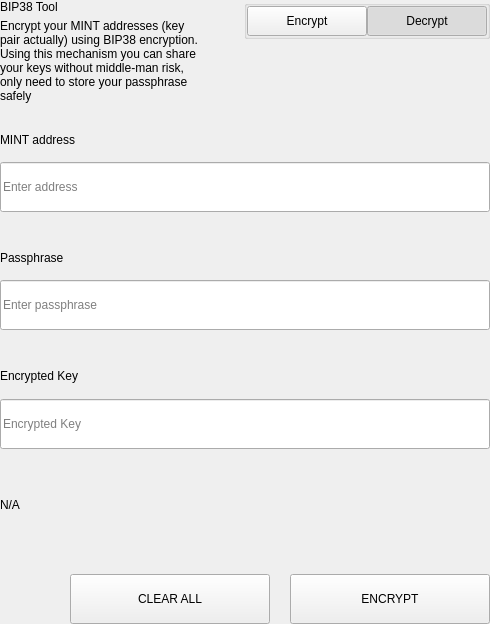
<?xml version="1.0" encoding="UTF-8"?>
<ui version="4.0">
 <class>SettingsBitToolWidget</class>
 <widget class="QWidget" name="SettingsBitToolWidget">
  <property name="geometry">
   <rect>
    <x>0</x>
    <y>0</y>
    <width>490</width>
    <height>624</height>
   </rect>
  </property>
  <property name="windowTitle">
   <string>Form</string>
  </property>
  <layout class="QVBoxLayout" name="verticalLayout">
   <property name="spacing">
    <number>0</number>
   </property>
   <property name="leftMargin">
    <number>0</number>
   </property>
   <property name="topMargin">
    <number>0</number>
   </property>
   <property name="rightMargin">
    <number>0</number>
   </property>
   <property name="bottomMargin">
    <number>0</number>
   </property>
   <item>
    <widget class="QWidget" name="left" native="true">
     <layout class="QVBoxLayout" name="verticalLayout_3">
      <property name="leftMargin">
       <number>0</number>
      </property>
      <property name="topMargin">
       <number>0</number>
      </property>
      <property name="rightMargin">
       <number>0</number>
      </property>
      <property name="bottomMargin">
       <number>0</number>
      </property>
      <item>
       <layout class="QVBoxLayout" name="verticalLayout_2">
        <property name="spacing">
         <number>0</number>
        </property>
        <item>
         <layout class="QHBoxLayout" name="horizontalLayout_3" stretch="3,1">
          <property name="spacing">
           <number>40</number>
          </property>
          <item>
           <layout class="QVBoxLayout" name="verticalLayoutTitle">
            <property name="spacing">
             <number>5</number>
            </property>
            <item>
             <widget class="QLabel" name="labelTitle">
              <property name="text">
               <string>BIP38 Tool</string>
              </property>
             </widget>
            </item>
            <item>
             <widget class="QLabel" name="labelSubtitle1">
              <property name="text">
               <string>Encrypt your MINT addresses (key pair actually) using BIP38 encryption.
Using this mechanism you can share your keys without middle-man risk, only need to store your passphrase safely</string>
              </property>
              <property name="wordWrap">
               <bool>true</bool>
              </property>
             </widget>
            </item>
           </layout>
          </item>
          <item alignment="Qt::AlignTop">
           <widget class="QGroupBox" name="groupBox">
            <property name="title">
             <string/>
            </property>
            <property name="alignment">
             <set>Qt::AlignLeading|Qt::AlignLeft|Qt::AlignTop</set>
            </property>
            <layout class="QHBoxLayout" name="horizontalLayout_4">
             <property name="spacing">
              <number>0</number>
             </property>
             <property name="leftMargin">
              <number>0</number>
             </property>
             <property name="topMargin">
              <number>0</number>
             </property>
             <property name="rightMargin">
              <number>0</number>
             </property>
             <property name="bottomMargin">
              <number>0</number>
             </property>
             <item>
              <spacer name="horizontalSpacer">
               <property name="orientation">
                <enum>Qt::Horizontal</enum>
               </property>
               <property name="sizeHint" stdset="0">
                <size>
                 <width>40</width>
                 <height>20</height>
                </size>
               </property>
              </spacer>
             </item>
             <item>
              <widget class="QPushButton" name="pushLeft">
               <property name="minimumSize">
                <size>
                 <width>120</width>
                 <height>30</height>
                </size>
               </property>
               <property name="maximumSize">
                <size>
                 <width>120</width>
                 <height>30</height>
                </size>
               </property>
               <property name="focusPolicy">
                <enum>Qt::NoFocus</enum>
               </property>
               <property name="text">
                <string>Encrypt</string>
               </property>
               <property name="checkable">
                <bool>true</bool>
               </property>
               <property name="autoExclusive">
                <bool>true</bool>
               </property>
              </widget>
             </item>
             <item>
              <widget class="QPushButton" name="pushRight">
               <property name="minimumSize">
                <size>
                 <width>120</width>
                 <height>30</height>
                </size>
               </property>
               <property name="maximumSize">
                <size>
                 <width>120</width>
                 <height>30</height>
                </size>
               </property>
               <property name="focusPolicy">
                <enum>Qt::NoFocus</enum>
               </property>
               <property name="text">
                <string>Decrypt</string>
               </property>
               <property name="checkable">
                <bool>true</bool>
               </property>
               <property name="checked">
                <bool>true</bool>
               </property>
               <property name="autoExclusive">
                <bool>true</bool>
               </property>
              </widget>
             </item>
            </layout>
           </widget>
          </item>
         </layout>
        </item>
        <item>
         <widget class="QStackedWidget" name="stackedWidget">
          <property name="currentIndex">
           <number>1</number>
          </property>
          <widget class="QWidget" name="pageDecrypt">
           <layout class="QVBoxLayout" name="verticalLayout_5">
            <property name="spacing">
             <number>0</number>
            </property>
            <property name="leftMargin">
             <number>0</number>
            </property>
            <property name="topMargin">
             <number>0</number>
            </property>
            <property name="rightMargin">
             <number>0</number>
            </property>
            <property name="bottomMargin">
             <number>0</number>
            </property>
            <item>
             <widget class="QWidget" name="widget" native="true">
              <property name="minimumSize">
               <size>
                <width>0</width>
                <height>100</height>
               </size>
              </property>
              <layout class="QVBoxLayout" name="verticalLayout_4">
               <property name="spacing">
                <number>0</number>
               </property>
               <property name="leftMargin">
                <number>0</number>
               </property>
               <property name="topMargin">
                <number>0</number>
               </property>
               <property name="rightMargin">
                <number>0</number>
               </property>
               <property name="bottomMargin">
                <number>0</number>
               </property>
               <item>
                <spacer name="verticalSpacer_2">
                 <property name="orientation">
                  <enum>Qt::Vertical</enum>
                 </property>
                 <property name="sizeType">
                  <enum>QSizePolicy::Fixed</enum>
                 </property>
                 <property name="sizeHint" stdset="0">
                  <size>
                   <width>20</width>
                   <height>20</height>
                  </size>
                 </property>
                </spacer>
               </item>
               <item>
                <layout class="QHBoxLayout" name="horizontalLayout_6" stretch="2">
                 <property name="spacing">
                  <number>0</number>
                 </property>
                 <item>
                  <layout class="QVBoxLayout" name="verticalLayout_7">
                   <property name="spacing">
                    <number>9</number>
                   </property>
                   <item>
                    <widget class="QLabel" name="labelSubtitleKey">
                     <property name="minimumSize">
                      <size>
                       <width>0</width>
                       <height>20</height>
                      </size>
                     </property>
                     <property name="maximumSize">
                      <size>
                       <width>16777215</width>
                       <height>20</height>
                      </size>
                     </property>
                     <property name="text">
                      <string>Encrypted key</string>
                     </property>
                    </widget>
                   </item>
                   <item>
                    <widget class="QLineEdit" name="lineEditKey">
                     <property name="minimumSize">
                      <size>
                       <width>0</width>
                       <height>50</height>
                      </size>
                     </property>
                     <property name="maximumSize">
                      <size>
                       <width>16777215</width>
                       <height>50</height>
                      </size>
                     </property>
                     <property name="placeholderText">
                      <string>Enter a encrypted key</string>
                     </property>
                    </widget>
                   </item>
                  </layout>
                 </item>
                </layout>
               </item>
               <item>
                <spacer name="verticalSpacer_3">
                 <property name="orientation">
                  <enum>Qt::Vertical</enum>
                 </property>
                 <property name="sizeType">
                  <enum>QSizePolicy::Fixed</enum>
                 </property>
                 <property name="sizeHint" stdset="0">
                  <size>
                   <width>20</width>
                   <height>20</height>
                  </size>
                 </property>
                </spacer>
               </item>
               <item>
                <layout class="QVBoxLayout" name="verticalLayout_9">
                 <property name="spacing">
                  <number>9</number>
                 </property>
                 <item>
                  <widget class="QLabel" name="labelSubtitlePassphrase">
                   <property name="maximumSize">
                    <size>
                     <width>16777215</width>
                     <height>20</height>
                    </size>
                   </property>
                   <property name="text">
                    <string>Passphrase</string>
                   </property>
                  </widget>
                 </item>
                 <item>
                  <widget class="QLineEdit" name="lineEditPassphrase">
                   <property name="minimumSize">
                    <size>
                     <width>0</width>
                     <height>50</height>
                    </size>
                   </property>
                   <property name="maximumSize">
                    <size>
                     <width>16777215</width>
                     <height>50</height>
                    </size>
                   </property>
                   <property name="placeholderText">
                    <string>Enter a passphrase</string>
                   </property>
                  </widget>
                 </item>
                </layout>
               </item>
               <item>
                <spacer name="verticalSpacer_4">
                 <property name="orientation">
                  <enum>Qt::Vertical</enum>
                 </property>
                 <property name="sizeType">
                  <enum>QSizePolicy::Fixed</enum>
                 </property>
                 <property name="sizeHint" stdset="0">
                  <size>
                   <width>20</width>
                   <height>20</height>
                  </size>
                 </property>
                </spacer>
               </item>
               <item>
                <widget class="QWidget" name="widget_3" native="true">
                 <property name="sizePolicy">
                  <sizepolicy hsizetype="Preferred" vsizetype="Fixed">
                   <horstretch>0</horstretch>
                   <verstretch>0</verstretch>
                  </sizepolicy>
                 </property>
                 <layout class="QVBoxLayout" name="verticalLayout_10">
                  <property name="spacing">
                   <number>9</number>
                  </property>
                  <property name="leftMargin">
                   <number>0</number>
                  </property>
                  <property name="topMargin">
                   <number>0</number>
                  </property>
                  <property name="rightMargin">
                   <number>0</number>
                  </property>
                  <property name="bottomMargin">
                   <number>0</number>
                  </property>
                  <item>
                   <widget class="QLabel" name="labelSubtitleDecryptResult">
                    <property name="minimumSize">
                     <size>
                      <width>0</width>
                      <height>20</height>
                     </size>
                    </property>
                    <property name="maximumSize">
                     <size>
                      <width>16777215</width>
                      <height>20</height>
                     </size>
                    </property>
                    <property name="text">
                     <string>Decrypted address result</string>
                    </property>
                   </widget>
                  </item>
                  <item>
                   <widget class="QWidget" name="widget_4" native="true">
                    <layout class="QHBoxLayout" name="horizontalLayout" stretch="6,0,1">
                     <property name="spacing">
                      <number>0</number>
                     </property>
                     <property name="leftMargin">
                      <number>0</number>
                     </property>
                     <property name="topMargin">
                      <number>0</number>
                     </property>
                     <property name="rightMargin">
                      <number>0</number>
                     </property>
                     <property name="bottomMargin">
                      <number>0</number>
                     </property>
                     <item alignment="Qt::AlignVCenter">
                      <widget class="QLineEdit" name="lineEditDecryptResult">
                       <property name="minimumSize">
                        <size>
                         <width>0</width>
                         <height>50</height>
                        </size>
                       </property>
                       <property name="maximumSize">
                        <size>
                         <width>16777215</width>
                         <height>50</height>
                        </size>
                       </property>
                       <property name="placeholderText">
                        <string>Decrypted Address</string>
                       </property>
                      </widget>
                     </item>
                     <item>
                      <spacer name="horizontalSpacer_4">
                       <property name="orientation">
                        <enum>Qt::Horizontal</enum>
                       </property>
                       <property name="sizeType">
                        <enum>QSizePolicy::Fixed</enum>
                       </property>
                       <property name="sizeHint" stdset="0">
                        <size>
                         <width>20</width>
                         <height>50</height>
                        </size>
                       </property>
                      </spacer>
                     </item>
                     <item>
                      <widget class="QPushButton" name="pushButtonImport">
                       <property name="minimumSize">
                        <size>
                         <width>140</width>
                         <height>40</height>
                        </size>
                       </property>
                       <property name="text">
                        <string>Import Address</string>
                       </property>
                      </widget>
                     </item>
                    </layout>
                   </widget>
                  </item>
                 </layout>
                </widget>
               </item>
               <item>
                <widget class="QLabel" name="statusLabel_DEC">
                 <property name="maximumSize">
                  <size>
                   <width>16777215</width>
                   <height>40</height>
                  </size>
                 </property>
                 <property name="text">
                  <string/>
                 </property>
                </widget>
               </item>
               <item>
                <spacer name="verticalSpacer">
                 <property name="orientation">
                  <enum>Qt::Vertical</enum>
                 </property>
                 <property name="sizeType">
                  <enum>QSizePolicy::Preferred</enum>
                 </property>
                 <property name="sizeHint" stdset="0">
                  <size>
                   <width>20</width>
                   <height>20</height>
                  </size>
                 </property>
                </spacer>
               </item>
               <item>
                <layout class="QHBoxLayout" name="horizontalLayout_7">
                 <property name="spacing">
                  <number>0</number>
                 </property>
                 <item>
                  <spacer name="horizontalSpacer_5">
                   <property name="orientation">
                    <enum>Qt::Horizontal</enum>
                   </property>
                   <property name="sizeType">
                    <enum>QSizePolicy::Expanding</enum>
                   </property>
                   <property name="sizeHint" stdset="0">
                    <size>
                     <width>40</width>
                     <height>20</height>
                    </size>
                   </property>
                  </spacer>
                 </item>
                 <item>
                  <widget class="QPushButton" name="pushButtonDecryptClear">
                   <property name="minimumSize">
                    <size>
                     <width>200</width>
                     <height>50</height>
                    </size>
                   </property>
                   <property name="maximumSize">
                    <size>
                     <width>200</width>
                     <height>50</height>
                    </size>
                   </property>
                   <property name="text">
                    <string>CLEAR</string>
                   </property>
                  </widget>
                 </item>
                 <item>
                  <spacer name="horizontalSpacer_3">
                   <property name="orientation">
                    <enum>Qt::Horizontal</enum>
                   </property>
                   <property name="sizeType">
                    <enum>QSizePolicy::Fixed</enum>
                   </property>
                   <property name="sizeHint" stdset="0">
                    <size>
                     <width>20</width>
                     <height>20</height>
                    </size>
                   </property>
                  </spacer>
                 </item>
                 <item>
                  <widget class="QPushButton" name="pushButtonDecrypt">
                   <property name="minimumSize">
                    <size>
                     <width>200</width>
                     <height>50</height>
                    </size>
                   </property>
                   <property name="maximumSize">
                    <size>
                     <width>200</width>
                     <height>50</height>
                    </size>
                   </property>
                   <property name="text">
                    <string>DECRYPT KEY</string>
                   </property>
                  </widget>
                 </item>
                </layout>
               </item>
              </layout>
             </widget>
            </item>
           </layout>
          </widget>
          <widget class="QWidget" name="pageEncrypt">
           <layout class="QVBoxLayout" name="verticalLayout_11">
            <property name="spacing">
             <number>0</number>
            </property>
            <property name="leftMargin">
             <number>0</number>
            </property>
            <property name="topMargin">
             <number>0</number>
            </property>
            <property name="rightMargin">
             <number>0</number>
            </property>
            <property name="bottomMargin">
             <number>0</number>
            </property>
            <item>
             <spacer name="verticalSpacer_8">
              <property name="orientation">
               <enum>Qt::Vertical</enum>
              </property>
              <property name="sizeType">
               <enum>QSizePolicy::Fixed</enum>
              </property>
              <property name="sizeHint" stdset="0">
               <size>
                <width>20</width>
                <height>20</height>
               </size>
              </property>
             </spacer>
            </item>
            <item>
             <widget class="QWidget" name="containerAddressEnc" native="true">
              <layout class="QVBoxLayout" name="containerAddressEncLayout">
               <property name="spacing">
                <number>5</number>
               </property>
               <property name="leftMargin">
                <number>0</number>
               </property>
               <property name="topMargin">
                <number>0</number>
               </property>
               <property name="rightMargin">
                <number>0</number>
               </property>
               <property name="bottomMargin">
                <number>0</number>
               </property>
               <item>
                <widget class="QLabel" name="labelSubtitleAddress">
                 <property name="minimumSize">
                  <size>
                   <width>0</width>
                   <height>20</height>
                  </size>
                 </property>
                 <property name="maximumSize">
                  <size>
                   <width>16777215</width>
                   <height>20</height>
                  </size>
                 </property>
                 <property name="text">
                  <string>MINT address</string>
                 </property>
                </widget>
               </item>
               <item>
                <widget class="QLineEdit" name="addressIn_ENC">
                 <property name="minimumSize">
                  <size>
                   <width>0</width>
                   <height>50</height>
                  </size>
                 </property>
                 <property name="placeholderText">
                  <string>Enter address</string>
                 </property>
                </widget>
               </item>
              </layout>
             </widget>
            </item>
            <item>
             <spacer name="verticalSpacer_6">
              <property name="orientation">
               <enum>Qt::Vertical</enum>
              </property>
              <property name="sizeType">
               <enum>QSizePolicy::Fixed</enum>
              </property>
              <property name="sizeHint" stdset="0">
               <size>
                <width>20</width>
                <height>20</height>
               </size>
              </property>
             </spacer>
            </item>
            <item>
             <widget class="QWidget" name="containerAddress" native="true">
              <layout class="QHBoxLayout" name="horizontalLayout_9" stretch="2">
               <property name="spacing">
                <number>0</number>
               </property>
               <property name="leftMargin">
                <number>0</number>
               </property>
               <property name="topMargin">
                <number>0</number>
               </property>
               <property name="rightMargin">
                <number>0</number>
               </property>
               <property name="bottomMargin">
                <number>0</number>
               </property>
               <item>
                <layout class="QVBoxLayout" name="verticalLayout_8">
                 <property name="spacing">
                  <number>5</number>
                 </property>
                 <item>
                  <widget class="QLabel" name="labelSubtitleMessage">
                   <property name="minimumSize">
                    <size>
                     <width>0</width>
                     <height>20</height>
                    </size>
                   </property>
                   <property name="maximumSize">
                    <size>
                     <width>16777215</width>
                     <height>20</height>
                    </size>
                   </property>
                   <property name="text">
                    <string>Passphrase</string>
                   </property>
                  </widget>
                 </item>
                 <item>
                  <widget class="QLineEdit" name="passphraseIn_ENC">
                   <property name="minimumSize">
                    <size>
                     <width>0</width>
                     <height>50</height>
                    </size>
                   </property>
                   <property name="maximumSize">
                    <size>
                     <width>16777215</width>
                     <height>50</height>
                    </size>
                   </property>
                   <property name="placeholderText">
                    <string>Enter passphrase</string>
                   </property>
                  </widget>
                 </item>
                </layout>
               </item>
              </layout>
             </widget>
            </item>
            <item>
             <spacer name="verticalSpacer_7">
              <property name="orientation">
               <enum>Qt::Vertical</enum>
              </property>
              <property name="sizeType">
               <enum>QSizePolicy::Fixed</enum>
              </property>
              <property name="sizeHint" stdset="0">
               <size>
                <width>20</width>
                <height>20</height>
               </size>
              </property>
             </spacer>
            </item>
            <item>
             <widget class="QWidget" name="widget_2" native="true">
              <property name="minimumSize">
               <size>
                <width>0</width>
                <height>75</height>
               </size>
              </property>
              <property name="maximumSize">
               <size>
                <width>16777215</width>
                <height>16777215</height>
               </size>
              </property>
              <layout class="QVBoxLayout" name="verticalLayout_6">
               <property name="leftMargin">
                <number>0</number>
               </property>
               <property name="topMargin">
                <number>0</number>
               </property>
               <property name="rightMargin">
                <number>0</number>
               </property>
               <property name="bottomMargin">
                <number>0</number>
               </property>
               <item>
                <widget class="QLabel" name="labelSubtitleEncryptedKey">
                 <property name="minimumSize">
                  <size>
                   <width>0</width>
                   <height>20</height>
                  </size>
                 </property>
                 <property name="maximumSize">
                  <size>
                   <width>16777215</width>
                   <height>20</height>
                  </size>
                 </property>
                 <property name="text">
                  <string>Encrypted Key</string>
                 </property>
                </widget>
               </item>
               <item>
                <widget class="QLineEdit" name="encryptedKeyOut_ENC">
                 <property name="minimumSize">
                  <size>
                   <width>0</width>
                   <height>50</height>
                  </size>
                 </property>
                 <property name="placeholderText">
                  <string>Encrypted Key</string>
                 </property>
                </widget>
               </item>
              </layout>
             </widget>
            </item>
            <item>
             <widget class="QLabel" name="statusLabel_ENC">
              <property name="text">
               <string notr="true">N/A</string>
              </property>
             </widget>
            </item>
            <item>
             <spacer name="verticalSpacer_5">
              <property name="orientation">
               <enum>Qt::Vertical</enum>
              </property>
              <property name="sizeType">
               <enum>QSizePolicy::Fixed</enum>
              </property>
              <property name="sizeHint" stdset="0">
               <size>
                <width>20</width>
                <height>20</height>
               </size>
              </property>
             </spacer>
            </item>
            <item>
             <layout class="QHBoxLayout" name="horizontalLayout_8">
              <property name="spacing">
               <number>0</number>
              </property>
              <item>
               <spacer name="horizontalSpacer_6">
                <property name="orientation">
                 <enum>Qt::Horizontal</enum>
                </property>
                <property name="sizeType">
                 <enum>QSizePolicy::Expanding</enum>
                </property>
                <property name="sizeHint" stdset="0">
                 <size>
                  <width>40</width>
                  <height>20</height>
                 </size>
                </property>
               </spacer>
              </item>
              <item>
               <widget class="QPushButton" name="pushButtonClear">
                <property name="minimumSize">
                 <size>
                  <width>200</width>
                  <height>50</height>
                 </size>
                </property>
                <property name="focusPolicy">
                 <enum>Qt::NoFocus</enum>
                </property>
                <property name="text">
                 <string>CLEAR ALL</string>
                </property>
               </widget>
              </item>
              <item>
               <spacer name="horizontalSpacer_2">
                <property name="orientation">
                 <enum>Qt::Horizontal</enum>
                </property>
                <property name="sizeType">
                 <enum>QSizePolicy::Fixed</enum>
                </property>
                <property name="sizeHint" stdset="0">
                 <size>
                  <width>20</width>
                  <height>20</height>
                 </size>
                </property>
               </spacer>
              </item>
              <item>
               <widget class="QPushButton" name="pushButtonEncrypt">
                <property name="minimumSize">
                 <size>
                  <width>200</width>
                  <height>50</height>
                 </size>
                </property>
                <property name="maximumSize">
                 <size>
                  <width>200</width>
                  <height>50</height>
                 </size>
                </property>
                <property name="focusPolicy">
                 <enum>Qt::NoFocus</enum>
                </property>
                <property name="text">
                 <string>ENCRYPT</string>
                </property>
               </widget>
              </item>
             </layout>
            </item>
           </layout>
          </widget>
         </widget>
        </item>
       </layout>
      </item>
     </layout>
    </widget>
   </item>
  </layout>
 </widget>
 <resources/>
 <connections/>
</ui>
